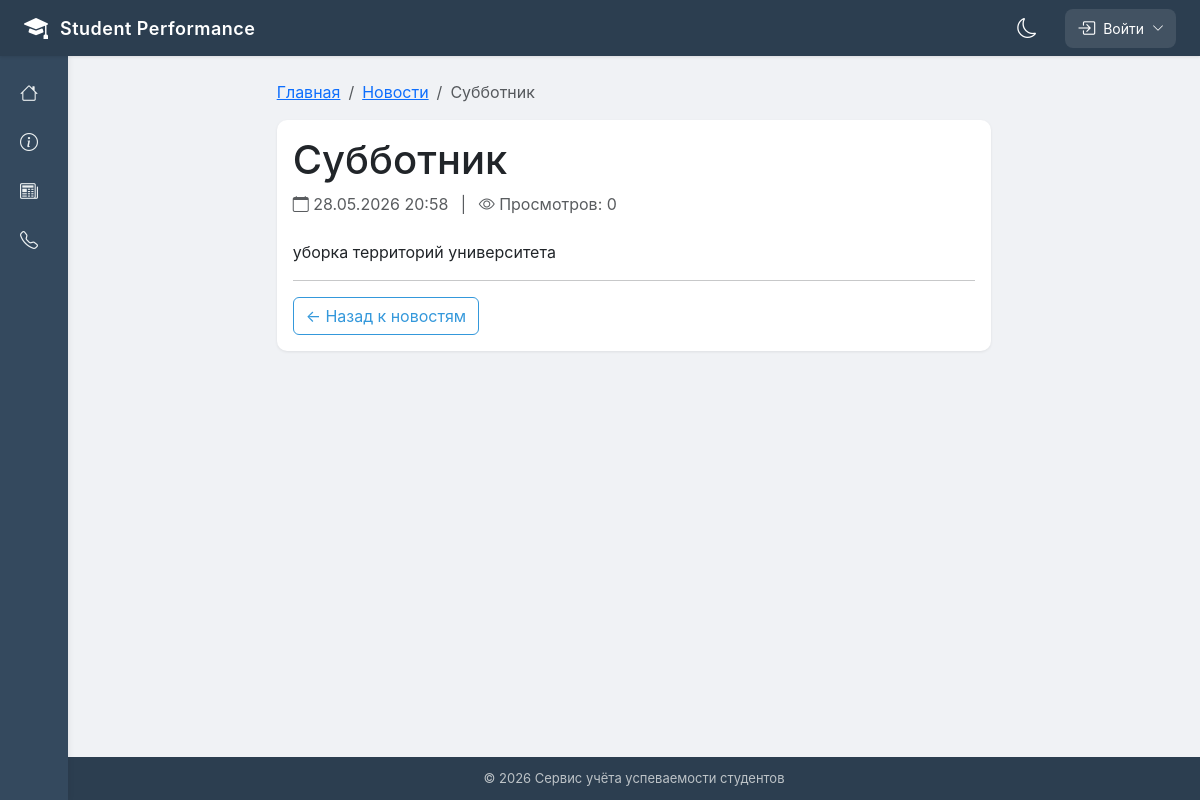
Screenshot of /news/8/ with the database file from the repository.
### apps/accounts/models.py (models this page shows, shortened)
class News(models.Model):
    title = models.CharField(max_length=200, verbose_name='Заголовок')
    summary = models.CharField(max_length=300, verbose_name='Краткое описание')
    content = models.TextField(verbose_name='Содержание')
    image = models.ImageField(upload_to='news/', blank=True, null=True, verbose_name='Изображение')
    created_at = models.DateTimeField(auto_now_add=True, verbose_name='Дата создания')
    updated_at = models.DateTimeField(auto_now=True, verbose_name='Дата обновления')
    is_published = models.BooleanField(default=True, verbose_name='Опубликовано')
    class Meta:
        verbose_name = 'Новость'
        verbose_name_plural = 'Новости'
        ordering = ['-created_at']

### apps/core/views.py (the view)
# urls.py: path('news/<int:pk>/', views.news_detail, name='news_detail'),
def news_detail(request, pk):
    news = News.objects.get(pk=pk, is_published=True)
    return render(request, 'core/news_detail.html', {'news': news})

### apps/chat/context_processors.py (called while the page is built)
def chat_unread_count(request):
    if request.user.is_authenticated:
        rooms = ChatRoom.objects.filter(participants=request.user)
        unread_count = 0
        for room in rooms:
            unread_count += room.messages.filter(is_read=False).exclude(sender=request.user).count()
        return {'chat_unread_count': unread_count}
    return {'chat_unread_count': 0}

### apps/core/context_processors.py (called while the page is built)
def notifications_processor(request):
    unread_count = 0
    if request.user.is_authenticated:
        unread_count = Notification.objects.filter(user=request.user, is_read=False).count()
    return {'unread_count': unread_count}

### templates/core/news_detail.html (shortened to what this page needs)
{% extends 'base.html' %}
{% block content %}
<div class="row">
    <div class="col-lg-8 mx-auto">
        <nav aria-label="breadcrumb">
            <ol class="breadcrumb">
                <li class="breadcrumb-item"><a href="{% url 'home' %}">Главная</a></li>
                <li class="breadcrumb-item"><a href="{% url 'news_list' %}">Новости</a></li>
                <li class="breadcrumb-item active">{{ news.title }}</li>
            </ol>
        </nav>
        <div class="card">
            <div class="card-body">
                <h1 class="card-title">{{ news.title }}</h1>
                <p class="text-muted">
                    <i class="bi bi-calendar"></i> {{ news.created_at|date:"d.m.Y H:i" }}
                    <span class="mx-2">|</span>
                    <i class="bi bi-eye"></i> Просмотров: {{ news.views|default:"0" }}
                </p>
                <div class="mt-4">
                    {{ news.content|linebreaks }}
                </div>
                <hr>
                <a href="{% url 'news_list' %}" class="btn btn-outline-primary">← Назад к новостям</a>
            </div>
        </div>
    </div>
</div>
{% endblock %}

### templates/base.html (style rules this page uses)
* { margin: 0; padding: 0; box-sizing: border-box; }
html, body { height: 100%; min-height: 100vh; }
body { display: flex; min-height: 100vh; background-color: #f0f2f5; font-family: -apple-system, BlinkMacSystemFont, 'Segoe UI', Roboto, 'Helvetica Neue', Arial, sans-serif; }
.card { border: none; border-radius: 10px; box-shadow: 0 1px 3px rgba(0,0,0,0.08); transition: box-shadow 0.2s; background-color: white; }
.btn-outline-primary { border: 1px solid #3498db; color: #3498db; background: transparent; }

### rows the page displays
News: title "Субботник", created_at "28.05.2026 20:58", content "уборка территорий университета"

### other values shown
{{ news.views|default:"0" }} "0"
